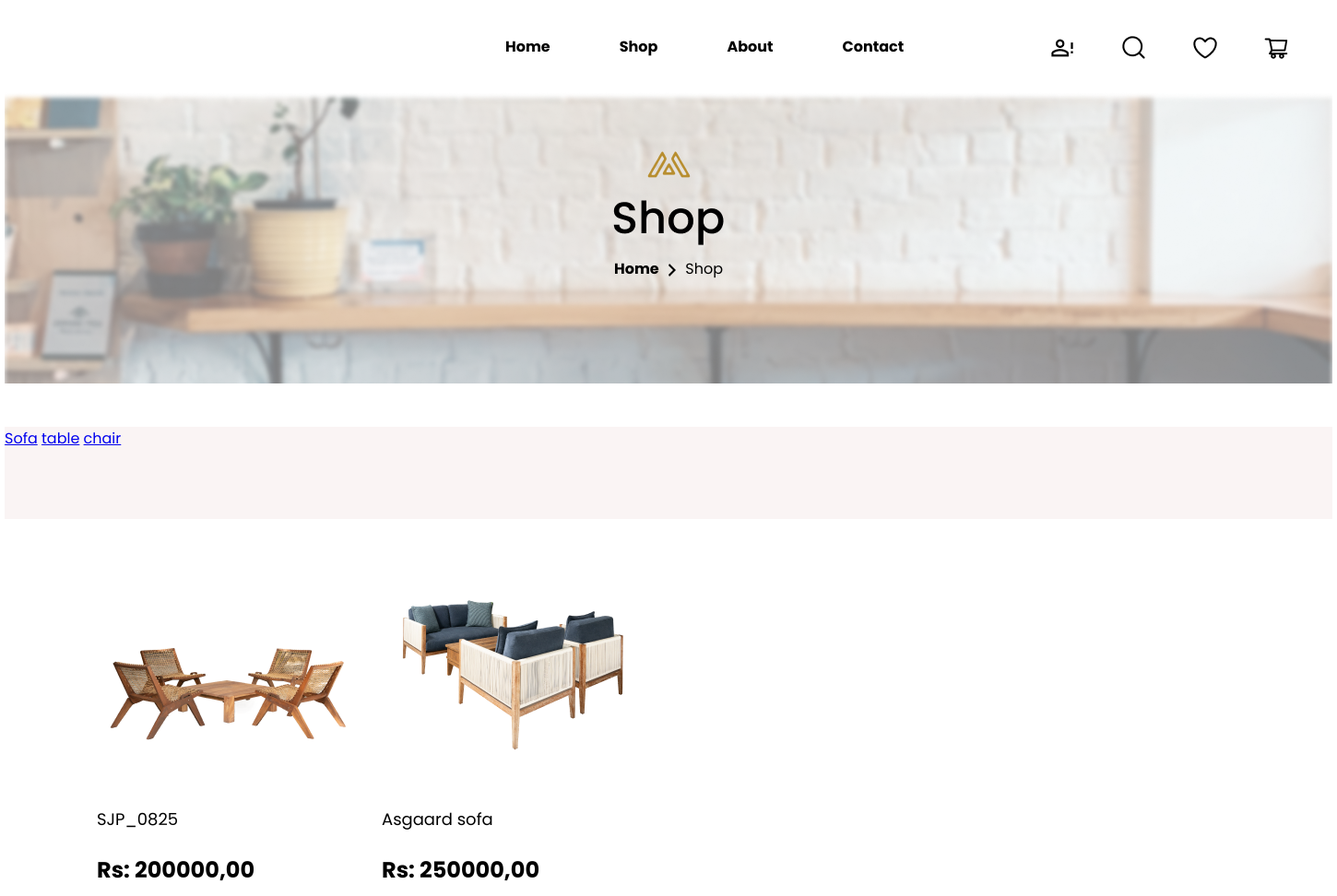
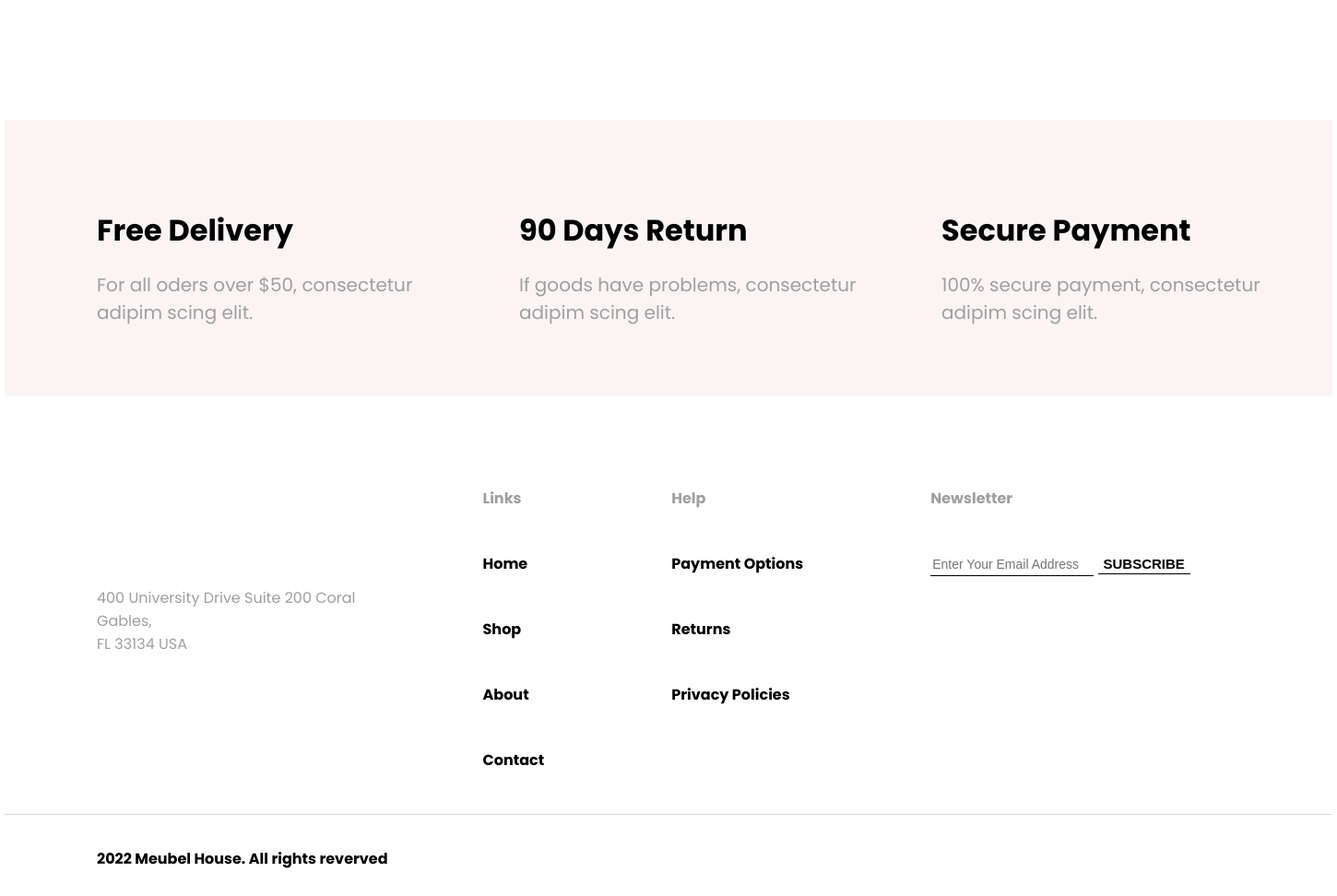
The app's page /shoplist/cat/3/ with its own data (2 pictures, top to bottom).
### shoplist/models.py (models this page shows, shortened)
class Category(models.Model):
    category_name = models.CharField(max_length=50)
    class Meta:
        verbose_name = 'Категория'
        verbose_name_plural = 'Категории'

class ShoplistProduct(models.Model):
    product_name = models.CharField(max_length=100)
    product_price = models.DecimalField(verbose_name='Цена', max_digits=10, decimal_places=2)
    pub_date = models.DateTimeField('date published')
    description = models.TextField(default='Описание товара')
    product_category = models.ForeignKey(Category, on_delete=models.CASCADE, null=True)
    title_img = models.ImageField(upload_to='uploads/', null=True, blank=True)
    sku = models.CharField(max_length=50, null=True, blank=True)
    class Meta:
        verbose_name = 'Продукт'
        verbose_name_plural = 'Продукты'

### shoplist/views.py (the view)
# urls.py: path('', views.product_category, name='product_category'),
def product_category(request, category_id=None):
    if category_id:
        categories = Category.objects.get(pk=category_id)
        products = ShoplistProduct.objects.filter(product_category=categories)
    else:
        products = ShoplistProduct.objects.all()
    context = {'categories': Category.objects.all(), 'products': products}
    return render(request, 'catalog.html', context)

### shoplist/templates/catalog.html
        {%  extends 'base_product.html' %}
        {% block content %}
        {% load static %}
        <div class="imgline">
            <div class="bloggroup">
                <img src="{% static 'shoplist/img/shopgroup.png' %}">
                <div class="homeblog">
                    <b>Home</b>
                    <img src="{% static 'shoplist/img/arrowblog.png' %}">
                    <span>Shop</span>
                </div>
            </div>
        </div>
    </header>
    <section class="filter">
        <div>
            {% if categories %}
                {% for caty in categories %}
                    <a href="/shoplist/cat/{{ caty.id }}/">{{ caty.category_name }}</a>
                {% endfor %}
            {% endif %}
        </div>
    </section>
    <section>
            {% if products %}
                <div class="products">
                {% for product in products %}
                    <div class="one_product">
                        <div class="img_product">
                            <img src="/media/{{ product.title_img }}">
                        </div>
                            <a href="/shoplist/{{ product.id }}/">{{ product.product_name }}</a>
                            <p>Rs: {{ product.product_price}}<a href="/shoplist/{{ product.id }}/"></a></p>
                    </div>
                {% endfor %}
                </div>
            {% else %}
                <p>No product are available.</p>
            {% endif %}
    </section>
    <section class="pre_footer">
            <div>
                <b>Free Delivery</b>
                <p>For all oders over $50, consectetur<br> adipim scing elit.</p>
            </div>
            <div>
                <b>90 Days Return</b>
                <p>If goods have problems, consectetur<br> adipim scing elit.</p>
            </div>
            <div>
                <b>Secure Payment</b>
                <p>100% secure payment, consectetur<br> adipim scing elit.</p>
            </div>
        </section>
        {% endblock %}

### shoplist/static/shoplist/css/shop.css (style rules this page uses)
body { font-family: Poppins, serif; width: 1440px; margin: 0 auto; }
.imgline { height: 316px; background: url("../img/blogfont.png"); }
.bloggroup { height: 316px; text-align: center; padding-top: 40px; }
.homeblog img { width: 20px; height: 20px; vertical-align: middle; }
section.filter { margin-top: 47px; height: 100px; background: #FAF4F4; }
.products { display: flex; flex-wrap: wrap; padding: 17px 69px 117px 100px; }
.one_product { width: 278px; padding-right: 31px; }
.img_product { display: table-cell; vertical-align: middle; text-align: center; height: 295px; width: 278px; }
.one_product a { display: flex; width: 240px; font-size: 18px; text-decoration: none; color: black; }
.one_product p { font-size: 24px; font-weight: bold; }
.pre_footer { display: flex; padding-top: 0; padding-left: 100px; height: 300px; background: #FAF4F4; justify-content: space-between; }
.pre_footer div { width: 376px; padding-right: 48px; padding-top: 96px; }
.pre_footer b { font-size: 32px; }
.pre_footer p { font-size: 20px; color: #9F9F9F; }

### records on screen
Category: category_name "Sofa"
Category: category_name "table"
Category: category_name "chair"
ShoplistProduct: title_img (picture), product_name "SJP_0825", product_price "200000,00"
ShoplistProduct: title_img (picture), product_name "Asgaard sofa", product_price "250000,00"
